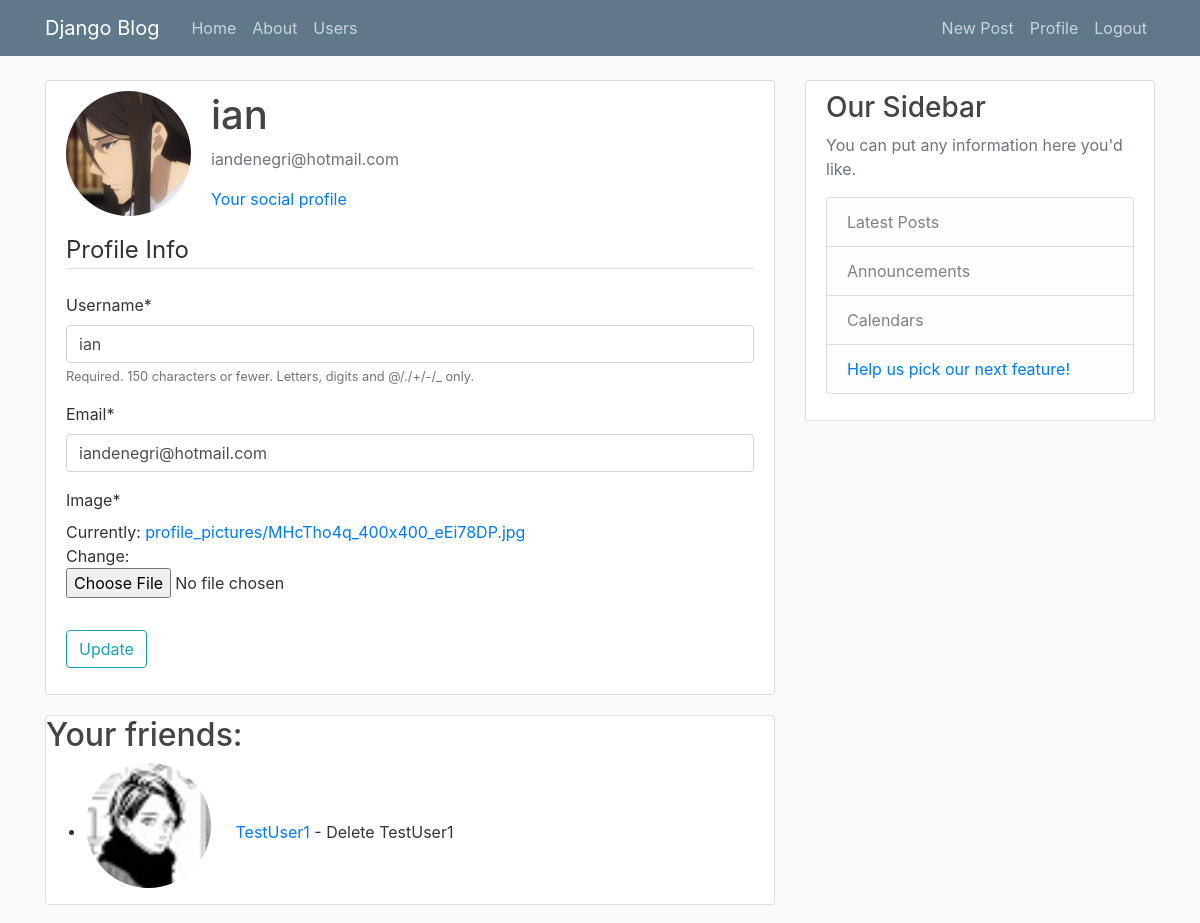
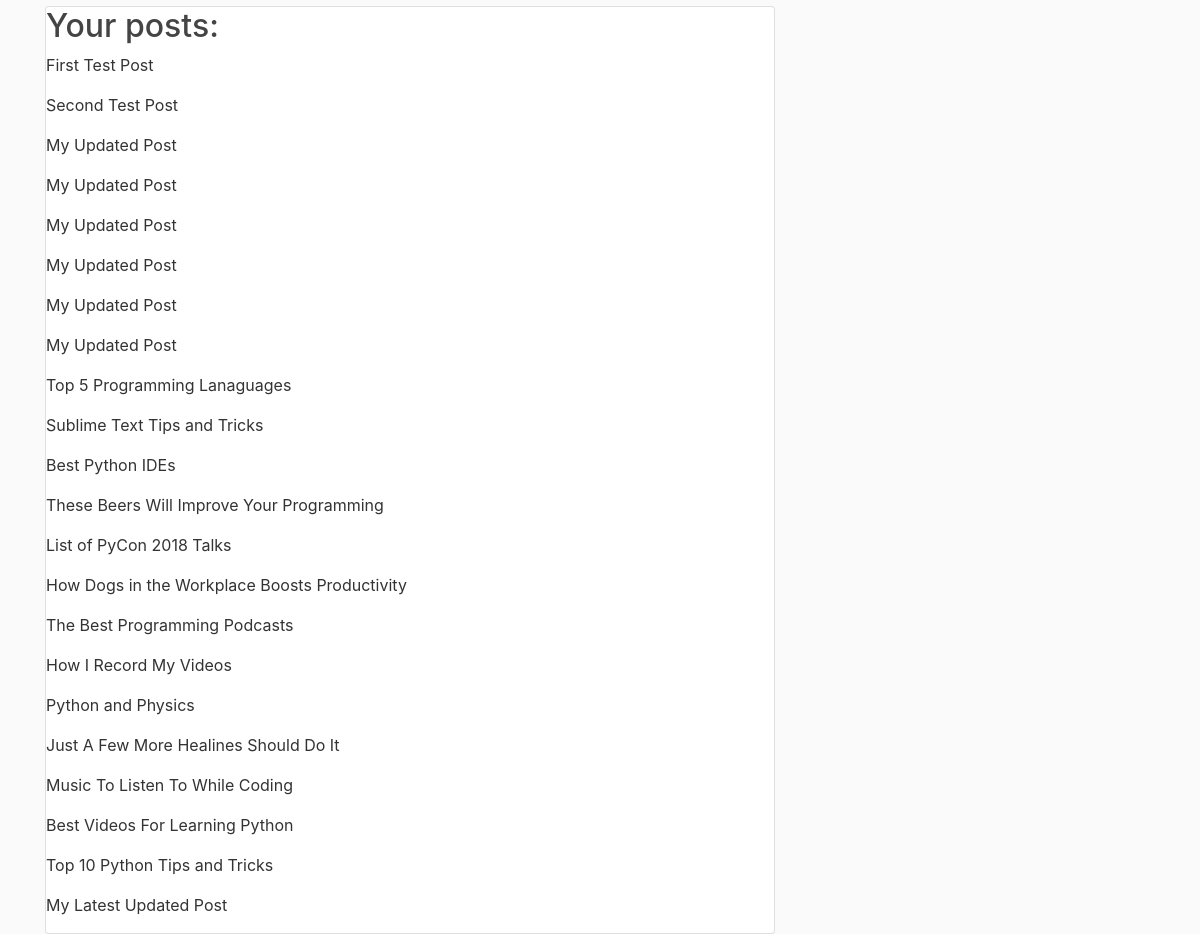
/profile/ (signed in), run on the app's committed database (2 pictures, top to bottom).
### users/models.py (models this page shows, shortened)
class Profile(models.Model):
    user = models.OneToOneField(User, on_delete=models.CASCADE)
    image = models.ImageField(default="default.jpg", upload_to="profile_pictures")
    friends = models.ManyToManyField("Profile", blank=True)
    def get_absolute_url(self):
        return "/users/{}".format(self.pk)

### blog/models.py (models this page shows, shortened)
class Post(models.Model):
    title = models.CharField(max_length=100)
    content = models.TextField()
    date_posted = models.DateTimeField(default=timezone.now)
    author = models.ForeignKey(User, on_delete=models.CASCADE)
    def __str__(self):
        return self.title

### users/views.py (the view)
# urls.py: path('profile/', user_views.profile, name="profile"),
@login_required
def profile(request):
    prof = Profile.objects.filter(user=request.user).first()
    profile_user = prof.user
    sent_fre_requests = FriendRequest.objects.filter(from_user=profile_user)
    rec_fre_requests = FriendRequest.objects.filter(to_user=profile_user)
    friends = prof.friends.all()
    posts = Post.objects.filter(author=request.user)
    print(posts)
    if request.method=="POST":
        user_form = UserUpdateForm(request.POST, instance=request.user)
        profile_form = ProfileUpdateForm(request.POST, request.FILES, instance=request.user.profile)
        if user_form.is_valid() and profile_form.is_valid():
            user_form.save()
            profile_form.save()
            messages.success(request, f"Account details have been updated.")
            return redirect('profile')
    else:
        user_form = UserUpdateForm(instance=request.user)
        profile_form = ProfileUpdateForm(instance=request.user.profile)
    context = {
        "user_form":user_form,
        "profile_form":profile_form,
        "profile_user":profile_user,
        "sent_requests":sent_fre_requests,
        "rec_requests":rec_fre_requests,
        "friends_list":friends,
        "profile":prof,
        "posts":posts
    }
    return render(request, "users/profile.html", context=context)

### users/forms.py
class UserUpdateForm(forms.ModelForm):
    email = forms.EmailField()
    class Meta:
        model = User
        fields = ["username", "email",]

class ProfileUpdateForm(forms.ModelForm):
    class Meta:
        model = Profile
        fields = ["image"]

### users/templates/users/profile.html (shortened to what this page needs)
{% extends "blog/base.html" %}
{% load crispy_forms_tags %}
{% block content %}
    <div class="content-section">
        <div class="media">
          <img class="rounded-circle account-img" src="{{ user.profile.image.url }}">
          <div class="media-body">
            <h2 class="account-heading">
                {{ user.username }}
            </h2>
            <p class="text-secondary">
                {{ user.email }}
            </p>
            <p class="text-secondary">
                <a href= "{{ profile.get_absolute_url }}">Your social profile</a>
            </p>
          </div>
        </div>
        <form method="POST" enctype="multipart/form-data">
            <fieldset class="form-group">
                <legend class="border-bottom mb-4">Profile Info</legend>
                {{ user_form|crispy }}
                {{ profile_form|crispy }}
            </fieldset>
            <div class="form-group">
                <button class="btn btn-outline-info" type="submit">
                    Update
                </button>
            </div>
        </form>
    </div>
    <div class="card">
        <h2>Your friends:</h2>
        <ul>
            {% for friend in friends_list %}
                <li><img class="rounded-circle account-img" src="{{ friend.user.profile.image.url }}"><a href="{{ friend.get_absolute_url }}"> {{ friend.user.username }}</a> - <a>Delete {{ friend.user.username }}</a></li>
            {% endfor %}
        </ul>
    </div>
    <br />
    {% if posts %}
    <div class="card">
        <h2>Your posts: </h2>
        {% for post in posts %}
            <p>{{ post.title }}</p>
        {% endfor %}
    </div>
    {% endif %}
{% endblock content %}

### blog/static/blog/main.css (style rules this page uses)
body { background: #fafafa; color: #333333; margin-top: 5rem; }
h1, h2, h3, h4, h5, h6 { color: #444444; }
ul { margin: 0; }
.content-section { background: #ffffff; padding: 10px 20px; border: 1px solid #dddddd; border-radius: 3px; margin-bottom: 20px; }
.account-img { height: 125px; width: 125px; margin-right: 20px; margin-bottom: 16px; }
.account-heading { font-size: 2.5rem; }

### data on the page
Profile: user.profile.image (placeholder picture), user.username "TestUser1"
Post: title "First Test Post"
Post: title "Second Test Post"
Post: title "My Updated Post"
Post: title "My Updated Post"
Post: title "My Updated Post"
Post: title "My Updated Post"
Post: title "My Updated Post"
Post: title "My Updated Post"
Post: title "Top 5 Programming Lanaguages"
Post: title "Sublime Text Tips and Tricks"
Post: title "Best Python IDEs"
Post: title "These Beers Will Improve Your Programming"
Post: title "List of PyCon 2018 Talks"
Post: title "How Dogs in the Workplace Boosts Productivity"
Post: title "The Best Programming Podcasts"
Post: title "How I Record My Videos"
Post: title "Python and Physics"
Post: title "Just A Few More Healines Should Do It"
Post: title "Music To Listen To While Coding"
Post: title "Best Videos For Learning Python"
Post: title "Top 10 Python Tips and Tricks"
Post: title "My Latest Updated Post"

### other printed values
{{ user.username }} "ian"
{{ user.email }} "iandenegri@hotmail.com"
